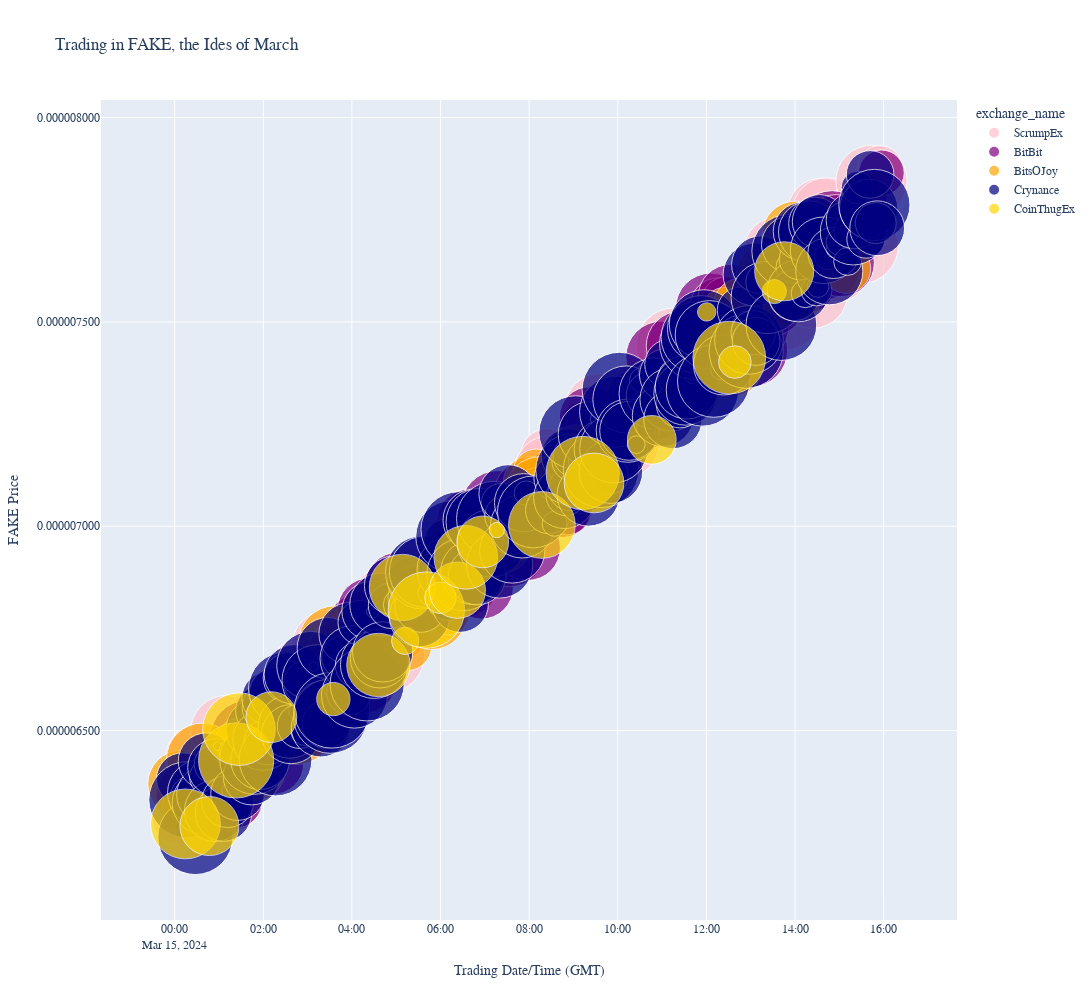

Here is the notebook cell this chart was saved with:
### Code cell
# Create custom palette (assign same # of colors as objects in the set assigned to {e.g. 'exchange_name'})

my_palette = ['pink', 'purple', 'orange', 'navy', 'gold']

# Build the fig object

fig5 = px.scatter(
    df, x=df.index
    , y='price'
    , width=1200, height=1000
    , labels={
        'datetime': "Trading Date/Time (GMT)"
        , 'price': "FAKE Price"
    }
    , title="Trading in FAKE, the Ides of March"
    , color='exchange_name'
    , size='amount'
    , size_max=54
    , hover_data={'amount': ':,'}
    , color_discrete_sequence=my_palette
)  # Use custom palette (e.g., BRGPO)

# Format the y-axis to adequate # of decimal places (e.g., 9 ~ likely high for 'sh!tcoins')
# Also include some format params for the cross-hair object;

fig5.update_layout(
    yaxis_tickformat='.9f'
    , font_family="Menlo"
    , spikedistance=1
    , hoverdistance=1
)

# Params for x-axis cross-hair object;

fig5.update_xaxes(
    showspikes=True
    , spikecolor="green"
    , spikesnap="cursor"
    , spikemode="across"
)

# Params for y-axis cross-hair object;

fig5.update_yaxes(
    showspikes=True
    , spikecolor="gray"
    , spikethickness=2
)

# Show the fig!
fig5.show()
